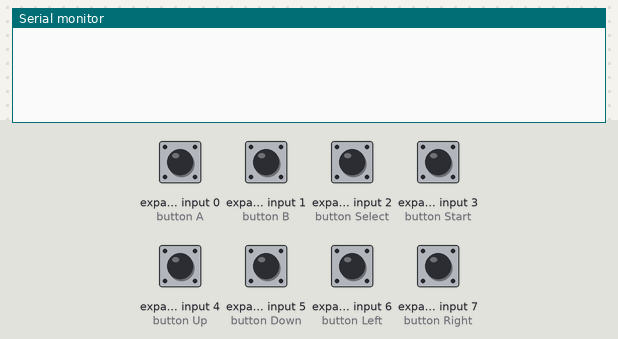
This sketch was run on a simulated Arduino Uno, built with avr-gcc and run on an emulated ATmega328P. Parts: the last lines printed to the serial monitor. Wiring (inferred from the names in the program): NES/SNES game pad: load pin 3; clock pin 2; serial out pin 4. Inputs (shaded band) come from the test bench; at power-on: expander input 0 (button A), expander input 1 (button B), expander input 2 (button Select), expander input 3 (button Start), expander input 4 (button Up), expander input 5 (button Down), expander input 6 (button Left), expander input 7 (button Right) HIGH.

Above: at 1.2 s.
1.3 s: expander input 0 (button A) driven LOW
At 1.78 s:
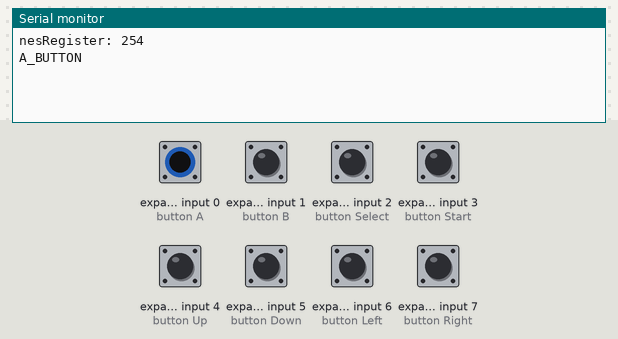
3.1 s: expander input 1 (button B) driven LOW
At 3.59 s:
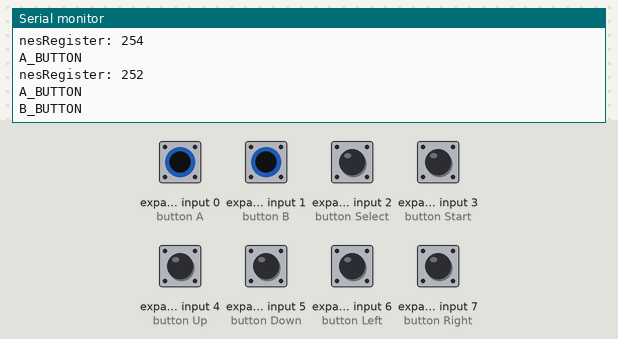
5.1 s: expander input 2 (button Select) driven LOW
At 5.58 s:
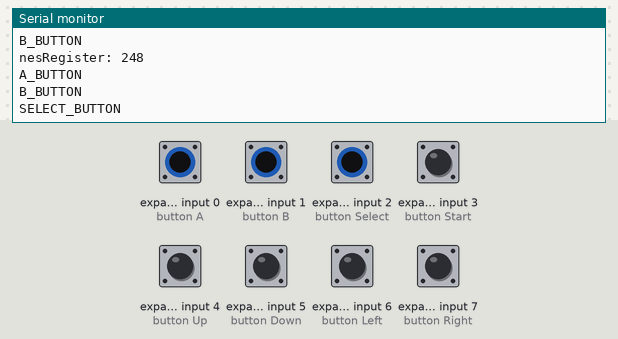
7.1 s: expander input 3 (button Start) driven LOW
9.1 s: expander input 4 (button Up) driven LOW
At 9.59 s:
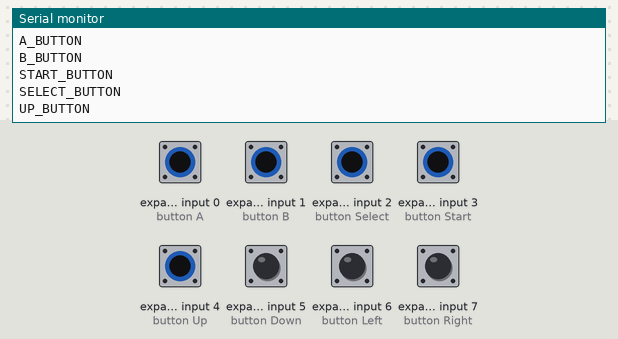
11.1 s: expander input 5 (button Down) driven LOW
At 11.54 s:
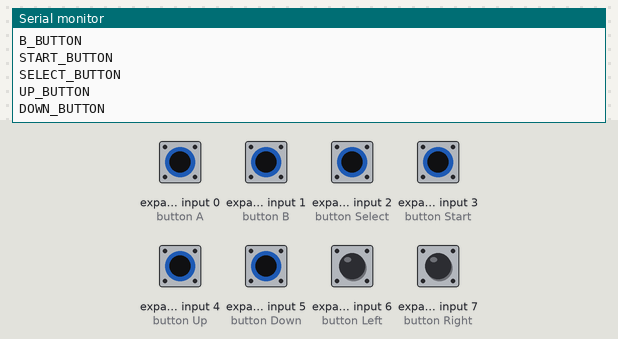
Timing chart, 0 to 14.1 s (numbered marks = the images above; inputs shaded):
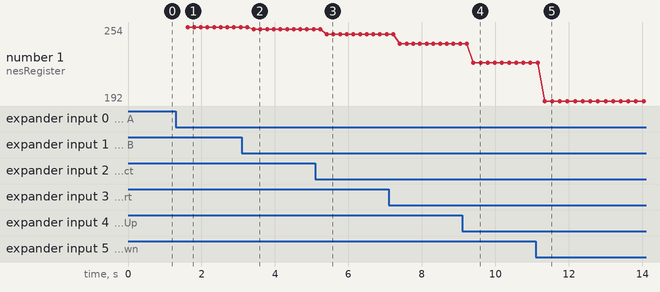

Measured:
- after the input at 1.3 s, the serial monitor: prints a new line after 0.32 s (image 1)
- after the input at 3.1 s, the serial monitor: prints a new line after 0.33 s (image 2)
- after the input at 5.1 s, the serial monitor: prints a new line after 0.31 s (image 3)
- after the input at 9.1 s, the serial monitor: prints a new line after 0.30 s (image 4)
- after the input at 11.1 s, the serial monitor: prints a new line after 0.24 s (image 5)
- plotted number 1: 254 → 252 after the input at 3.1 s, 252 → 248 after the input at 5.1 s, 248 → 240 after the input at 7.1 s, 240 → 224 after the input at 9.1 s, 224 → 192 after the input at 11.1 s

The sketch:

gamepad.ino
```cpp
/*
================================================================================

    File........... NES Controller Test Code
    Purpose........ To demonstrate how to interface to an NES controller
    Author......... Joseph Corleto
    E-mail......... corleto.joseph @ gmail.com
    Started........ 04/13/2016
    Finished....... 04/14/2016
    Updated........ --/--/----

================================================================================
   Notes
================================================================================
- The NES controller contains one 8-bit 4021 shift register inside.
- This register takes parallel inputs and converts them into a serial output.
- This code first latches the data and then shifts in the first bit on the data line.
  Then it clocks and shifts in on the data line until all bits are received.
- What is debugged are the button states of the NES controller.
- A logical "1" means the button is not pressed. A logical "0" means the button is pressed.
- This code shifts the first bit of data into the LSB.
- The order of shifting for the buttons is shown in the table below:
    Bit# | Button
    --------------
      0  |  A
    --------------
      1  |  B
    --------------
      2  |  Select
    --------------
      3  |  Start
    --------------
      4  |  Up
    --------------
      5  |  Down
    --------------
      6  |  Left
    --------------
      7  |  Right
    --------------
*/
//===============================================================================
//  Header Files
//===============================================================================
//===============================================================================
//  Constants
//===============================================================================
// Here we have a bunch of constants that will become clearer when we look at the
// readNesController() function. Basically, we will use these contents to clear
// a bit. These are chosen according to the table above.
const int A_BUTTON         = 0;
const int B_BUTTON         = 1;
const int SELECT_BUTTON    = 2;
const int START_BUTTON     = 3;
const int UP_BUTTON        = 4;
const int DOWN_BUTTON      = 5;
const int LEFT_BUTTON      = 6;
const int RIGHT_BUTTON     = 7;

//===============================================================================
//  Variables
//===============================================================================
int nesRegister  = 0;    // We will use this to hold current button states
//===============================================================================
//  Pin Declarations
//===============================================================================
//Inputs:
int nesData       = 4;    // The data pin for the NES controller
//Outputs:
int nesClock      = 2;    // The clock pin for the NES controller
int nesLatch      = 3;    // The latch pin for the NES controller

//===============================================================================
//  Initialization
//===============================================================================
void setup()
{
  // Initialize serial port speed for the serial terminal
  Serial.begin(9600);

  // Set appropriate pins to inputs
  pinMode(nesData, INPUT);

  // Set appropriate pins to outputs
  pinMode(nesClock, OUTPUT);
  pinMode(nesLatch, OUTPUT);

  // Set initial states
  digitalWrite(nesClock, LOW);
  digitalWrite(nesLatch, LOW);
}

//===============================================================================
//  Main
//===============================================================================
void loop()
{
  // This function call will return the states of all NES controller's register
  // in a nice 8 bit variable format. Remember to refer to the table and
  // constants above for which button maps where!
  nesRegister = readNesController();

  // Slight delay before we debug what was pressed so we don't spam the serial monitor.
  delay(180);
  // To give you an idea on how to use this data to control things for your
  // next project, look through the serial terminal code below. Basically,
  // just choose a bit to look at and decide what to do whether HIGH (not pushed)
  // or LOW (pushed). What is nice about this test code is that we mapped all
  // of the bits to the actual button name so no useless memorizing!
  if(nesRegister != 255){
    Serial.print("nesRegister: ");
    Serial.println(nesRegister);
  }
  if (bitRead(nesRegister, A_BUTTON) == 0)
    Serial.println("A_BUTTON");

  if (bitRead(nesRegister, B_BUTTON) == 0)
    Serial.println("B_BUTTON");

  if (bitRead(nesRegister, START_BUTTON) == 0)
    Serial.println("START_BUTTON");

  if (bitRead(nesRegister, SELECT_BUTTON) == 0)
    Serial.println("SELECT_BUTTON");

  if (bitRead(nesRegister, UP_BUTTON) == 0)
    Serial.println("UP_BUTTON");

  if (bitRead(nesRegister, DOWN_BUTTON) == 0)
    Serial.println("DOWN_BUTTON");

  if (bitRead(nesRegister, LEFT_BUTTON) == 0)
    Serial.println("LEFT_BUTTON");

  if (bitRead(nesRegister, RIGHT_BUTTON) == 0)
    Serial.println("RIGHT_BUTTON");
}

//===============================================================================
//  Functions
//===============================================================================
///////////////////////
// readNesController //
///////////////////////
int readNesController()
{
  // Pre-load a variable with all 1's which assumes all buttons are not
  // pressed. But while we cycle through the bits, if we detect a LOW, which is
  // a 0, we clear that bit. In the end, we find all the buttons states at once.
  int tempData = 255;
  // Quickly pulse the nesLatch pin so that the register grab what it see on its parallel data pins.
  digitalWrite(nesLatch, HIGH);
  digitalWrite(nesLatch, LOW);
  for(int i = 0; i < 8; i++) {
    // Upon latching, the "i" bit is available to look at. We see if it is low,
    // and if it is, we clear out variable's "i" bit to indicate this is so.
    if (digitalRead(nesData) == LOW)
      bitClear(tempData, i);
 digitalWrite(nesClock, HIGH);
  digitalWrite(nesClock, LOW);
   }
  return tempData;
}
```
